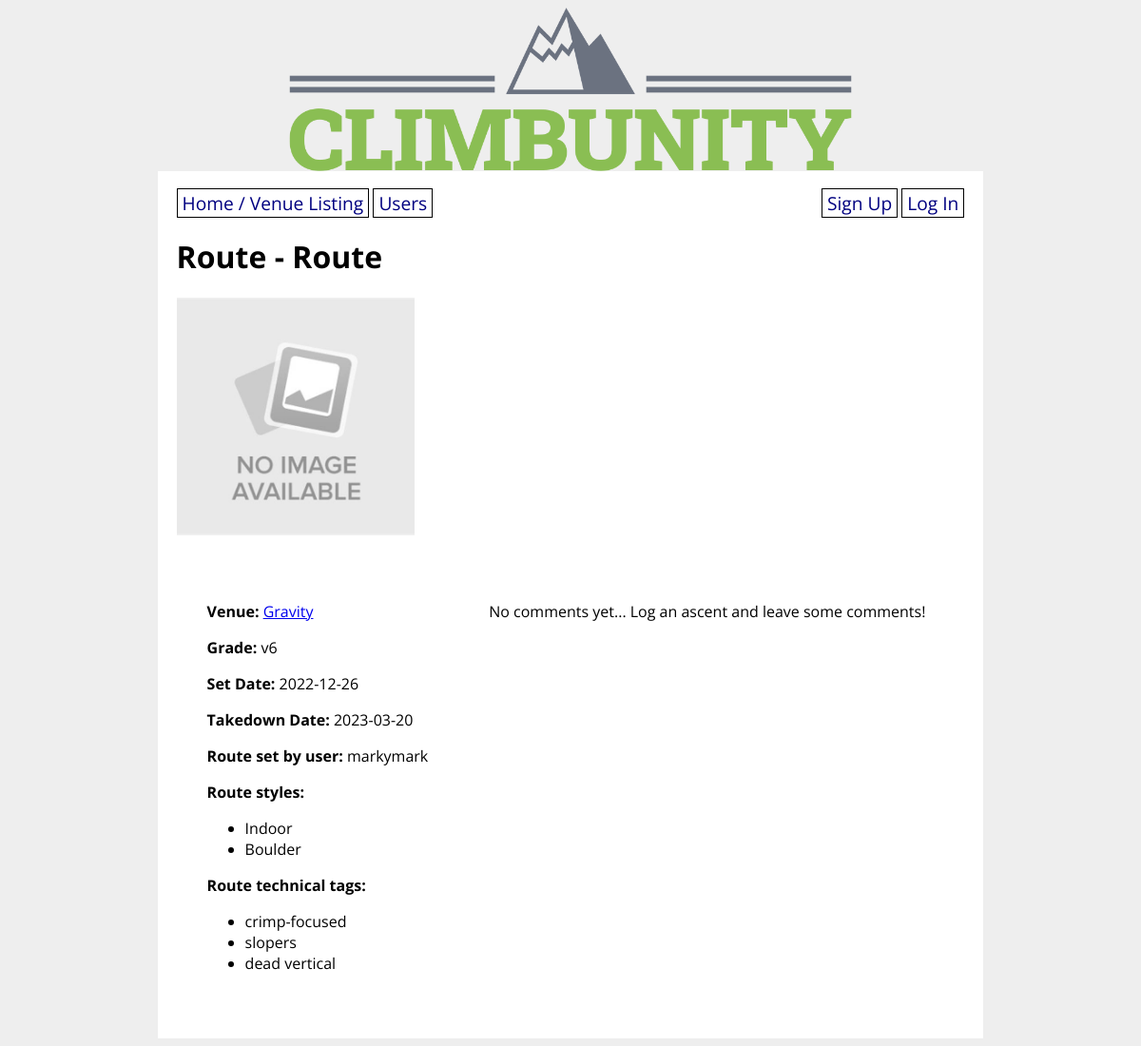
/route/1, run on the app's committed database.
### climbunity_app/models.py (models this page shows, shortened)
class Route(db.Model):
    id = db.Column(db.Integer, primary_key=True)
    venue_id = db.Column(db.Integer, db.ForeignKey('venue.id'), nullable=False)
    setter_id = db.Column(db.Integer, db.ForeignKey('user.id'))
    name = db.Column(db.String(80), nullable=False)
    grade = db.Column(db.String(10), nullable=False)
    photo_url = db.Column(URLType)
    route_set_date = db.Column(db.Date)
    route_takedown_date = db.Column(db.Date)
    ascents_on_route = db.relationship('Ascent', back_populates='route_ascended') # Route <-1 -- N-> Ascent
    projecting_users = db.relationship('User',
        secondary='user_project_lists', back_populates='user_projects'
    ) # User <- N -- N -> Route
    possible_route_styles = db.relationship('Style',
        secondary='route_style_lists', back_populates='route_styles'
    ) # Route <- N -- N -> Style
    route_tags = db.relationship('Tag',
        secondary='route_tag_lists', back_populates='tagged_routes'
    ) # Route <- N -- N -> Tag

class Venue(db.Model):
    id = db.Column(db.Integer, primary_key=True)
    name = db.Column(db.String(80), nullable=False)
    address = db.Column(db.String(80), nullable=False)
    open_hours = db.Column(db.String(1000))
    description = db.Column(db.String(1000))
    booked_appointments = db.relationship('Appointment', back_populates='appointment_venue') # Venue <-1 -- N-> Appointment
    def __str__(self):
        return f'{self.name}'

class User(UserMixin, db.Model):
    id = db.Column(db.Integer, primary_key=True)
    username = db.Column(db.String(80), nullable=False, unique=True)
    password = db.Column(db.String(200), nullable=False)
    email = db.Column(db.String(200), nullable=False)
    first_name = db.Column(db.String(50), nullable=False)
    last_name = db.Column(db.String(50), nullable=False)
    address = db.Column(db.String(200), nullable=False)
    has_gear = db.Column(db.Boolean, nullable=False)
    is_admin = db.Column(db.Boolean)
    user_projects = db.relationship('Route',
        secondary='user_project_lists', back_populates='projecting_users'
    ) # User <- N -- N -> Route
    user_appointments = db.relationship('Appointment',
        secondary='appointment_guests', back_populates='appointment_attendants'
    ) # User <- N -- N -> Appointment
    user_does_styles = db.relationship('Style',
        secondary='user_style_lists', back_populates='climber_styles'
    ) # User <- N -- N -> Style
    def __str__(self):
        return f'{self.username}'

class Style(db.Model):
    id = db.Column(db.Integer, primary_key=True)
    style = db.Column(db.String(8))
    climber_styles = db.relationship('User',
        secondary='user_style_lists', back_populates='user_does_styles'
    ) # User <- N -- N -> Style
    route_styles = db.relationship('Route',
        secondary='route_style_lists', back_populates='possible_route_styles'
    ) # Route <- N -- N -> Style
    def __str__(self):
        return f'{self.style}'

class Tag(db.Model):
    id = db.Column(db.Integer, primary_key=True)
    tag = db.Column(db.String)
    tagged_routes = db.relationship('Route',
        secondary='route_tag_lists', back_populates='route_tags'
    ) # Route <- N -- N -> Tag
    def __str__(self):
        return f'{self.tag}'
    def __repr__(self):
        return f'{self.tag}'

### climbunity_app/main/routes.py (the view, shortened to what this page needs)
@main.route('/route/<route_id>', methods=['GET', 'POST'])
def route_detail(route_id):
    route = Route.query.get(route_id)
    route_venue = Venue.query.get(route.venue_id)
    setter = User.query.get(route.setter_id)
    ratings = 0
    rating = 0
    if route.ascents_on_route:
        for ascent in route.ascents_on_route:
            ratings += ascent.send_rating
        rating = ratings/len(route.ascents_on_route)
    form = RouteForm(obj=route)
    item = Route.query.get(route_id)
    return render_template('route_detail.html', form=form, route=route, route_venue=route_venue, setter=setter, rating=rating)

### climbunity_app/templates/route_detail.html (shortened to what this page needs)
{% extends 'base.html' %}
{% block content %}
    <h1>Route - {{ route.name }}</h1>
    {% if route.photo_url %}
        <p><img src="{{ route.photo_url }}" width="250px" height="250px"></p>
    {% endif %}
    <div class="route-container">
        <div class="route-info">
            <p><strong>Venue:</strong> <a href="/venue/{{ route_venue.id }}">{{ route_venue }}</a></p>
            <p><strong>Grade:</strong> {{ route.grade }}</p>
            <p><strong>Set Date:</strong> {{ route.route_set_date }}</p>
            <p><strong>Takedown Date:</strong> {{ route.route_takedown_date }}</p>
            <p><strong>Route set by user:</strong> {{ setter }}</p>
            <p><strong>Route styles:</strong></p>
            <ul>
                {% for style in route.possible_route_styles %}
                    <li>{{ style }}</li>
                {% endfor %}
            </ul>
            <p><strong>Route technical tags:</strong></p>
            <ul>
                {% for tag in route.route_tags %}
                    <li>{{ tag }}</li>
                {% endfor %}
            </ul>
        </div>
        <div class="route-social">
            {% if route.ascents_on_route %}
                <p><strong>Recent comments about this route:</strong></p>
                <ul>
                    {% for ascent in route.ascents_on_route %}
                        {% if ascent.send_comments %}
                            <li>{{ ascent.send_comments }}</li>
                        {% endif %}
                    {% endfor %}
                </ul>
                <p>Average rating: {{ rating }}</p>
            {% else %}
                <p>No comments yet... Log an ascent and leave some comments!</p>
            {% endif %}
        </div>
    </div>
{% endblock %}

### climbunity_app/static/style.css (style rules this page uses)
body { display: flex; flex-direction: column; align-items: center; background-color: #eee; font-family: 'Open Sans', sans-serif; }
.route-container { display: flex; flex-direction: row; }
.route-info, .route-social { padding: 2em }

### data on the page
Route: name "Route", photo_url (placeholder picture), grade "v6", route_set_date "2022-12-26", route_takedown_date "2023-03-20"
Venue: name "Gravity"
User: username "markymark"
Style: style "Indoor"
Style: style "Boulder"
Tag: tag "crimp-focused"
Tag: tag "slopers"
Tag: tag "dead vertical"
